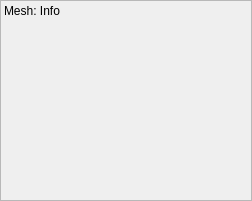
<?xml version="1.0" encoding="UTF-8"?>
<ui version="4.0">
 <class>MeshInfoDialog</class>
 <widget class="QWidget" name="MeshInfoDialog">
  <property name="geometry">
   <rect>
    <x>0</x>
    <y>0</y>
    <width>252</width>
    <height>201</height>
   </rect>
  </property>
  <property name="windowTitle">
   <string>Mesh Info</string>
  </property>
  <layout class="QVBoxLayout" name="verticalLayout_4">
   <property name="leftMargin">
    <number>0</number>
   </property>
   <property name="topMargin">
    <number>0</number>
   </property>
   <property name="rightMargin">
    <number>0</number>
   </property>
   <property name="bottomMargin">
    <number>0</number>
   </property>
   <item>
    <widget class="QScrollArea" name="InfoScrollArea2">
     <property name="horizontalScrollBarPolicy">
      <enum>Qt::ScrollBarAlwaysOff</enum>
     </property>
     <property name="widgetResizable">
      <bool>true</bool>
     </property>
     <widget class="QWidget" name="scrollAreaWidgetContents2">
      <property name="geometry">
       <rect>
        <x>0</x>
        <y>0</y>
        <width>250</width>
        <height>199</height>
       </rect>
      </property>
      <layout class="QVBoxLayout" name="verticalLayout_5">
       <property name="leftMargin">
        <number>3</number>
       </property>
       <property name="topMargin">
        <number>3</number>
       </property>
       <property name="rightMargin">
        <number>3</number>
       </property>
       <property name="bottomMargin">
        <number>3</number>
       </property>
       <item>
        <widget class="QLabel" name="InfoLabel2">
         <property name="lineWidth">
          <number>0</number>
         </property>
         <property name="text">
          <string>Mesh: Info</string>
         </property>
         <property name="alignment">
          <set>Qt::AlignLeading|Qt::AlignLeft|Qt::AlignTop</set>
         </property>
         <property name="wordWrap">
          <bool>true</bool>
         </property>
         <property name="textInteractionFlags">
          <set>Qt::NoTextInteraction</set>
         </property>
        </widget>
       </item>
      </layout>
     </widget>
    </widget>
   </item>
  </layout>
 </widget>
 <resources/>
 <connections/>
</ui>
